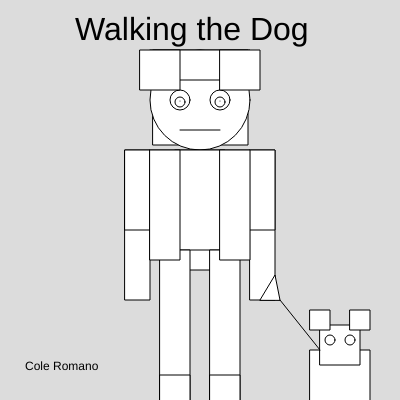
Frame 1 (no input)
Frame 60 (no input): identical to frame 1, image omitted
Frame 120 (the mouse pressed at the canvas centre since frame 60): identical to frame 1, image omitted

The p5.js sketch that drew this single still picture (run headless with seeded random() and noise() and a simulated clock; from frame 60 on, the mouse is pressed at the canvas centre):

// p5.js sketch
// ── sketch.js
function setup() {
    createCanvas(400, 400);
  }
  
  function draw() {
    background(220);
    square(153,50,95)
    circle(200,100,100)
    circle(180,100,20)
    circle(180,102,10)
    circle(220,100,20)
    circle(220,102,10)
    point(220,101)
    point(180,101)
    line(180,130,220,130)
    rect(150,50,100,30)
    square(140,50,40)
    square(220,50,40)
    rect(175,150,50,120)
    square(150,150,100)
    rect(125,150,25,150)
    rect(250,150,25,150)
    rect(160,250,30,250)
    rect(210,250,30,250)
    square(160,375,30)
    square(210,375,30)
    rect(125,150,25,80)
    rect(250,150,25,80)
    rect(150,150,30,110)
    rect(220,150,30,110)
    
    square(310,350,60)
    square(320,325,40)
    square(310,310,20)
    square(350,310,20)
    circle(330,340,10)
    circle(350,340,10)
    triangle(260,300,275,275,280,300)
    line(280,300,320,350)
    
    textSize(32)
    text('Walking the Dog',75,40)
    
    textSize(12)
    text('Cole Romano',25,370)
  }
